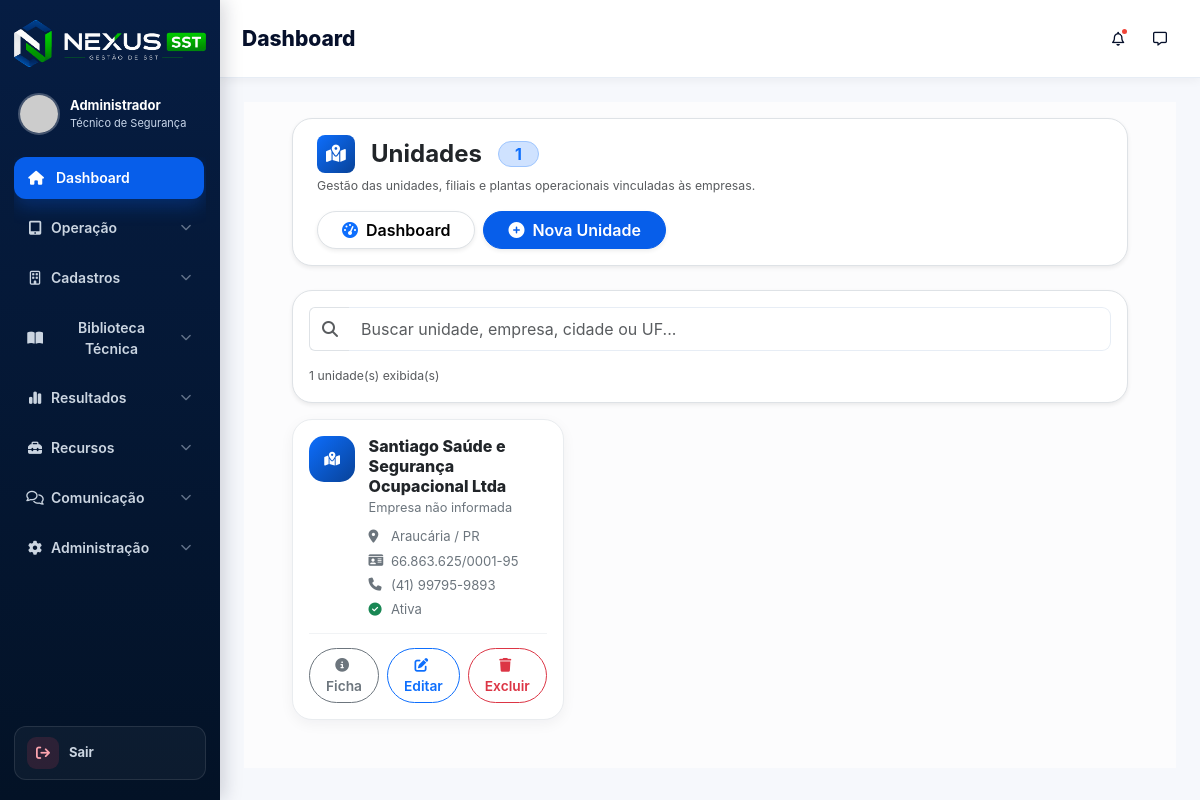
/nexus_sst/public/unidades (signed in), run on the app's committed database.
### tables this page shows
CREATE TABLE `unidades` (
  `id` int NOT NULL AUTO_INCREMENT,
  `empresa_id` int DEFAULT NULL,
  `codigo` varchar(50) DEFAULT NULL,
  `codigo_externo` varchar(80) DEFAULT NULL,
  `nome` varchar(150) NOT NULL,
  `razao_social` varchar(200) DEFAULT NULL,
  `nome_fantasia` varchar(200) DEFAULT NULL,
  `cnpj` varchar(20) DEFAULT NULL,
  `inscricao_estadual` varchar(50) DEFAULT NULL,
  `cnae` varchar(30) DEFAULT NULL,
  `descricao_cnae` varchar(255) DEFAULT NULL,
  `grau_risco` varchar(10) DEFAULT NULL,
  `quantidade_funcionarios` int DEFAULT NULL,
  `endereco` text,
  `numero` varchar(20) DEFAULT NULL,
  `complemento` varchar(100) DEFAULT NULL,
  `bairro` varchar(100) DEFAULT NULL,
  `cidade` varchar(100) DEFAULT NULL,
  `estado` varchar(2) DEFAULT NULL,
  `cep` varchar(20) DEFAULT NULL,
  `telefone` varchar(30) DEFAULT NULL,
  `contato_responsavel` varchar(30) DEFAULT NULL,
  `email` varchar(150) DEFAULT NULL,
  `responsavel` varchar(150) DEFAULT NULL,
  `tecnico_responsavel` varchar(150) DEFAULT NULL,
  `supervisor_responsavel` varchar(150) DEFAULT NULL,
  `periodicidade_visitas` varchar(50) DEFAULT NULL,
  `observacoes` text,
  `cargo_responsavel` varchar(150) DEFAULT NULL,
  `ativo` tinyint(1) DEFAULT '1',
  `created_at` timestamp NULL DEFAULT CURRENT_TIMESTAMP,
  `updated_at` timestamp NULL DEFAULT CURRENT_TIMESTAMP ON UPDATE CURRENT_TIMESTAMP,
  PRIMARY KEY (`id`),
  UNIQUE KEY `uk_unidade_codigo` (`codigo`),
  KEY `fk_unidades_empresas` (`empresa_id`),
  CONSTRAINT `fk_unidades_empresas` FOREIGN KEY (`empresa_id`) REFERENCES `empresas` (`id`) ON DELETE RESTRICT ON UPDATE CASCADE
);

### core/Controller.php (called while the page is built, shortened)
<?php
class Controller
{
    public function model($model)
    {
        $modelFile = dirname(__DIR__) . "/app/models/{$model}.php";
        return new $model();
    }
    public function view($view, $data = [])
    {
        extract($data);
        $viewPath = dirname(__DIR__) . "/app/views/{$view}.php";
        require_once $viewPath;
    }
}

### app/controllers/UnidadesController.php (called while the page is built, shortened)
<?php
class UnidadesController extends Controller
{
    private $unidadeModel;
    public function __construct()
    {
        $this->unidadeModel = $this->model('Unidade');
    }
    public function index()
    {
        $unidades = $this->unidadeModel->listarTudo();
        $this->view('unidades/index', [
            'unidades' => $unidades
        ]);
    }
}

### core/Router.php (called while the page is built, shortened)
<?php
class Router
{
    private array $routes = [];
    private function add(string $httpMethod, string $uri, string $controller, string $method): void
    {
        $uri = '/' . trim($uri, '/');
        $this->routes[$httpMethod][$uri] = [
            'controller' => $controller,
            'method' => $method
        ];
    }
    public function dispatch(): void
    {
        $httpMethod = strtoupper($_SERVER['REQUEST_METHOD'] ?? 'GET');
        $requestUri = $_SERVER['REQUEST_URI'] ?? '/';
        $requestPath = parse_url($requestUri, PHP_URL_PATH) ?: '/';
        $route = $this->normalizeRequestPath($requestPath);
        $routes = $this->routes[$httpMethod] ?? [];
        $match = $this->matchRoute($routes, $route);
        $methodName = $match['method'];
        $params = $match['params'];
        $controller = new $controllerName();
        $controller->$methodName(...$params);
    }
    private function normalizeRequestPath(string $requestPath): string
    {
        $route = '/' . ltrim($requestPath, '/');
        $basePaths = [];
        if (defined('BASE_URL')) {
            $configuredBasePath = parse_url((string) BASE_URL, PHP_URL_PATH);
            if (is_string($configuredBasePath) && $configuredBasePath !== '') {
                $basePaths[] = '/' . trim($configuredBasePath, '/');
            }
        }
        $basePaths = array_values(array_unique(array_filter($basePaths)));
        usort($basePaths, static fn(string $a, string $b): int => strlen($b) <=> strlen($a));
        foreach ($basePaths as $basePath) {
            if (str_starts_with($route, $basePath . '/')) {
                $route = substr($route, strlen($basePath));
                break;
            }
        }
        $route = '/' . trim($route, '/');
        return $route === '//' ? '/' : $route;
    }
    private function matchRoute(array $routes, string $route): ?array
    {
        if (isset($routes[$route])) {
            return [
                'controller' => $routes[$route]['controller'],
                'method' => $routes[$route]['method'],
                'params' => []
            ];
        }
        return null;
    }
}

### public/index.php (called while the page is built, shortened)
<?php
spl_autoload_register(function ($class) {
    $paths = [
        dirname(__DIR__) . '/core/',
        dirname(__DIR__) . '/app/controllers/',
        dirname(__DIR__) . '/app/models/',
        dirname(__DIR__) . '/app/services/',
        dirname(__DIR__) . '/app/helpers/',
        dirname(__DIR__) . '/app/traits/',
    ];
    foreach ($paths as $path) {
        $file = $path . $class . '.php';
        if (file_exists($file)) {
            return;
        }
    }
});
$router = new Router();
$router->dispatch();

### config/database.php (called while the page is built)
<?php
return [
    'host'     => 'localhost',
    'dbname'   => 'nexus',
    'usuario'  => 'root',
    'senha'    => 'samuel06',
    'charset'  => 'utf8'
];

### core/Database.php (called while the page is built, shortened)
<?php
class Database {
    public function __construct() {
        $config = require __DIR__ . '/../config/database.php';
        $host     = $config['host'];
        $dbname   = $config['dbname'];
        $usuario  = $config['usuario'];
        $senha    = $config['senha'];
        $charset  = $config['charset'];
        $dsn = "mysql:host=$host;dbname=$dbname;charset=$charset";
        $opcoes = [
            PDO::ATTR_ERRMODE            => PDO::ERRMODE_EXCEPTION,
            PDO::ATTR_DEFAULT_FETCH_MODE => PDO::FETCH_ASSOC,
            PDO::ATTR_PERSISTENT         => true,
            PDO::ATTR_EMULATE_PREPARES   => false,
        ];
    }
}

### core/Model.php (called while the page is built, shortened)
<?php
abstract class Model
{
    public function __construct()
    {
        $database = new Database();
        $this->db = $database->getConnection();
    }
}

### app/models/Unidade.php (called while the page is built, shortened)
<?php
class Unidade extends Model
{
    public function listarTudo()
    {
        $sql = "
            SELECT
                u.*,
                COALESCE(e.nome_fantasia, e.razao_social) AS empresa_nome,
                e.razao_social AS empresa_razao_social,
                e.cnpj AS empresa_cnpj
            FROM unidades u
            LEFT JOIN empresas e ON e.id = u.empresa_id
            ORDER BY u.nome ASC
        ";
        $stmt = $this->db->query($sql);
        return $stmt->fetchAll(PDO::FETCH_ASSOC);
    }
}

### app/views/unidades/index.php (the view, shortened to what this page needs)
<?php
require_once dirname(__DIR__) . '/templates/header.php';
?>
<main class="content flex-grow-1 pt-3 px-4 pb-4 bg-light-subtle">
    <div class="container-fluid px-2 px-lg-4 mb-4">
        <div class="toast-container position-fixed top-0 end-0 p-3" style="z-index:9999;">
        </div>
        <header class="page-header-unidades mb-4 px-4 py-3 bg-white border rounded-3 shadow-sm d-flex align-items-center justify-content-between flex-wrap gap-3">
            <div>
                <h3 class="m-0 fw-bold text-dark d-flex align-items-center gap-3" style="font-size: 1.5rem;">
                    <span class="icon-container d-flex align-items-center justify-content-center" style="width: 38px; height: 38px; background: linear-gradient(135deg, #0d6efd, #084298); border-radius: 8px;">
                        <i class="fas fa-map-location-dot text-white" style="font-size: 1.10rem;"></i>
                    </span>
                    Unidades
                    <span class="badge bg-primary-subtle text-primary rounded-pill px-3 py-1 fw-bold fs-6 border border-primary-subtle">
                        <?= count($unidades ?? []) ?>
                    </span>
                </h3>
                <small class="text-muted d-block mt-1">
                    Gestão das unidades, filiais e plantas operacionais vinculadas às empresas.
                </small>
            </div>
            <div class="page-header-actions d-flex gap-2 flex-wrap">
                <a href="<?= BASE_URL ?>/dashboard" class="btn btn-light border rounded-pill px-4 fw-semibold shadow-sm">
                    <i class="fas fa-gauge-high me-1 text-primary"></i>
                    Dashboard
                </a>
                <a href="<?= BASE_URL ?>/unidades/criar" class="btn btn-primary rounded-pill px-4 fw-semibold shadow-sm">
                    <i class="fas fa-plus-circle me-1"></i>
                    Nova Unidade
                </a>
            </div>
        </header>
        <?php if (!empty($unidades)): ?>
            <section class="unidades-app-view">
                <div class="unidades-app-toolbar bg-white border rounded-4 shadow-sm p-3 mb-3">
                    <div class="input-group unidades-app-search">
                        <span class="input-group-text bg-white border-end-0">
                            <i class="fas fa-search text-muted"></i>
                        </span>
                        <input
                            type="text"
                            id="buscarUnidadeMobile"
                            class="form-control border-start-0"
                            placeholder="Buscar unidade, empresa, cidade ou UF...">
                    </div>
                    <div class="d-flex align-items-center justify-content-between mt-3 gap-2">
                        <small class="text-muted">
                            <span id="contadorUnidadesMobile"><?= count($unidades ?? []) ?></span>
                            unidade(s) exibida(s)
                        </small>
                    </div>
                </div>
                <div class="unidades-app-list">
                    <?php foreach ($unidades as $u): ?>
                        <?php
                        $empresaNome = $u['nome_fantasia'] ?? $u['razao_social'] ?? 'Empresa não informada';
                        $textoBusca = strtolower(
                            ($u['nome'] ?? '') . ' ' .
                            ($empresaNome ?? '') . ' ' .
                            ($u['cidade'] ?? '') . ' ' .
                            ($u['estado'] ?? '') . ' ' .
                            ($u['cnpj'] ?? '') . ' ' .
                            ($u['telefone'] ?? '')
                        );
                        ?>
                        <article class="unidade-app-card" data-search="<?= htmlspecialchars($textoBusca) ?>">
                            <div class="unidade-app-card-main">
                                <div class="unidade-app-icon">
                                    <i class="fas fa-map-location-dot"></i>
                                </div>
                                <div class="unidade-app-content">
                                    <h5><?= htmlspecialchars($u['nome'] ?? 'Unidade sem nome') ?></h5>
                                    <p class="unidade-app-empresa">
                                        <?= htmlspecialchars($empresaNome) ?>
                                    </p>
                                    <div class="unidade-app-meta">
                                        <span>
                                            <i class="fas fa-location-dot"></i>
                                            <?= !empty($u['cidade']) ? htmlspecialchars($u['cidade']) : 'Cidade não informada' ?>
                                            <?= !empty($u['estado']) ? ' / ' . htmlspecialchars($u['estado']) : '' ?>
                                        </span>
                                        <span>
                                            <i class="fas fa-id-card"></i>
                                            <?= !empty($u['cnpj']) ? htmlspecialchars($u['cnpj']) : 'CNPJ não informado' ?>
                                        </span>
                                        <span>
                                            <i class="fas fa-phone"></i>
                                            <?= !empty($u['telefone']) ? htmlspecialchars($u['telefone']) : 'Telefone não informado' ?>
                                        </span>
                                        <span>
                                            <i class="<?= ((int)($u['ativo'] ?? 0) === 1) ? 'fas fa-circle-check text-success' : 'fas fa-circle-xmark text-danger' ?>"></i>
                                            <?= ((int)($u['ativo'] ?? 0) === 1) ? 'Ativa' : 'Inativa' ?>
                                        </span>
                                    </div>
                                </div>
                            </div>
                            <div class="unidade-app-actions">
                                <button
                                    class="btn btn-outline-secondary rounded-pill px-3"
                                    data-bs-toggle="modal"
                                    data-bs-target="#modalUnidade<?= $u['id'] ?>">
                                    <i class="fas fa-circle-info me-1"></i>
                                    Ficha
                                </button>
                                <a href="<?= BASE_URL ?>/unidades/editar/<?= $u['id'] ?>" class="btn btn-outline-primary rounded-pill px-3">
                                    <i class="fas fa-edit me-1"></i>
                                    Editar
                                </a>
                                <a href="<?= BASE_URL ?>/unidades/excluir/<?= $u['id'] ?>"
                                   class="btn btn-outline-danger rounded-pill px-3"
                                   onclick="return confirm('Deseja realmente excluir esta unidade?')">
                                    <i class="fas fa-trash me-1"></i>
                                    Excluir
                                </a>
                            </div>
                        </article>
                    <?php endforeach; ?>
                </div>
            </section>
        <?php endif; ?>
    </div>
</main>
<?php require_once dirname(__DIR__) . '/templates/footer.php'; ?>

### data on the page
unidades: nome "Santiago Saúde e Segurança Ocupacional Ltda", empresaNome "Empresa não informada", cidade "Araucária", estado "PR", cnpj "66.863.625/0001-95", telefone "(41) 99795-9893", ativo 1 (drawn)

### other printed values
$usuario "Administrador"
$pageTitle "Dashboard"
count($unidades ?? []) "1"
